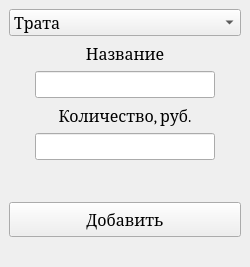
<?xml version="1.0" encoding="UTF-8"?>
<ui version="4.0">
 <class>DialogWindow</class>
 <widget class="QMainWindow" name="DialogWindow">
  <property name="geometry">
   <rect>
    <x>0</x>
    <y>0</y>
    <width>250</width>
    <height>267</height>
   </rect>
  </property>
  <property name="sizePolicy">
   <sizepolicy hsizetype="Fixed" vsizetype="Fixed">
    <horstretch>0</horstretch>
    <verstretch>0</verstretch>
   </sizepolicy>
  </property>
  <property name="font">
   <font>
    <family>Cambria</family>
    <pointsize>12</pointsize>
   </font>
  </property>
  <property name="windowTitle">
   <string>Добавление значения</string>
  </property>
  <widget class="QWidget" name="centralwidget">
   <layout class="QVBoxLayout" name="verticalLayout">
    <item>
     <widget class="QComboBox" name="comboBox">
      <item>
       <property name="text">
        <string>Трата</string>
       </property>
      </item>
      <item>
       <property name="text">
        <string>Заработок</string>
       </property>
      </item>
     </widget>
    </item>
    <item>
     <widget class="QLabel" name="label">
      <property name="text">
       <string>Название</string>
      </property>
      <property name="alignment">
       <set>Qt::AlignCenter</set>
      </property>
     </widget>
    </item>
    <item>
     <layout class="QHBoxLayout" name="horizontalLayout">
      <item>
       <widget class="QLineEdit" name="lineEdit">
        <property name="sizePolicy">
         <sizepolicy hsizetype="Expanding" vsizetype="Fixed">
          <horstretch>0</horstretch>
          <verstretch>0</verstretch>
         </sizepolicy>
        </property>
        <property name="maximumSize">
         <size>
          <width>180</width>
          <height>16777215</height>
         </size>
        </property>
        <property name="inputMask">
         <string/>
        </property>
        <property name="text">
         <string/>
        </property>
        <property name="alignment">
         <set>Qt::AlignCenter</set>
        </property>
       </widget>
      </item>
     </layout>
    </item>
    <item>
     <widget class="QLabel" name="label_2">
      <property name="text">
       <string>Количество, руб.</string>
      </property>
      <property name="alignment">
       <set>Qt::AlignCenter</set>
      </property>
     </widget>
    </item>
    <item>
     <layout class="QHBoxLayout" name="horizontalLayout_2">
      <item>
       <widget class="QLineEdit" name="lineEdit_2">
        <property name="maximumSize">
         <size>
          <width>180</width>
          <height>16777215</height>
         </size>
        </property>
       </widget>
      </item>
     </layout>
    </item>
    <item>
     <spacer name="verticalSpacer">
      <property name="orientation">
       <enum>Qt::Vertical</enum>
      </property>
      <property name="sizeHint" stdset="0">
       <size>
        <width>20</width>
        <height>40</height>
       </size>
      </property>
     </spacer>
    </item>
    <item>
     <widget class="QPushButton" name="pushButton">
      <property name="minimumSize">
       <size>
        <width>0</width>
        <height>35</height>
       </size>
      </property>
      <property name="text">
       <string>Добавить</string>
      </property>
     </widget>
    </item>
    <item>
     <widget class="QLabel" name="label_3">
      <property name="font">
       <font>
        <family>Cambria</family>
        <pointsize>10</pointsize>
       </font>
      </property>
      <property name="text">
       <string/>
      </property>
      <property name="alignment">
       <set>Qt::AlignCenter</set>
      </property>
     </widget>
    </item>
   </layout>
  </widget>
 </widget>
 <resources/>
 <connections/>
</ui>
